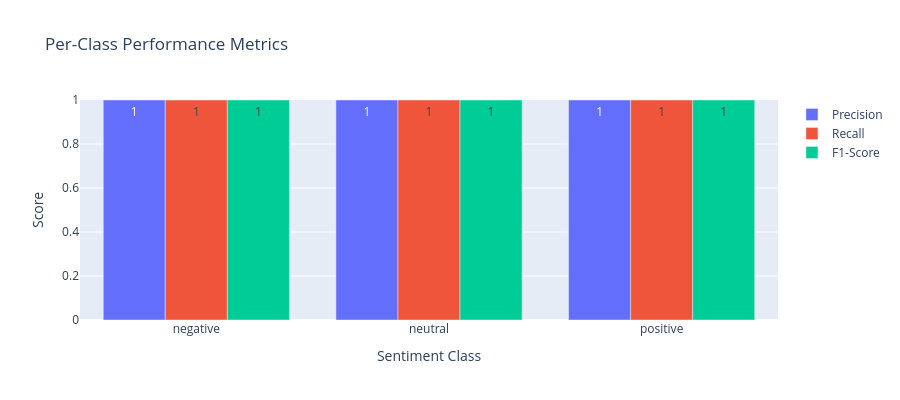

The notebook cell saved with this chart:
### Code cell
fig = go.Figure(data=[
    go.Bar(name='Precision', x=per_class_df['Class'], y=per_class_df['Precision'], 
           text=per_class_df['Precision'].round(3), textposition='auto'),
    go.Bar(name='Recall', x=per_class_df['Class'], y=per_class_df['Recall'],
           text=per_class_df['Recall'].round(3), textposition='auto'),
    go.Bar(name='F1-Score', x=per_class_df['Class'], y=per_class_df['F1-Score'],
           text=per_class_df['F1-Score'].round(3), textposition='auto')
])

fig.update_layout(
    title='Per-Class Performance Metrics',
    xaxis_title='Sentiment Class',
    yaxis_title='Score',
    barmode='group',
    yaxis_range=[0, 1],
    height=400
)
fig.show()

### Figure 1 — Plotly figure (JSON) as saved in the notebook; plotly's stock layout.template omitted (floating-point values rounded to 4 significant figures)
{"data": [{"name": "Precision", "text": [1.0, 1.0, 1.0], "textposition": "auto", "type": "bar", "x": ["negative", "neutral", "positive"], "y": [1.0, 1.0, 1.0]}, {"name": "Recall", "text": [1.0, 1.0, 1.0], "textposition": "auto", "type": "bar", "x": ["negative", "neutral", "positive"], "y": [1.0, 1.0, 1.0]}, {"name": "F1-Score", "text": [1.0, 1.0, 1.0], "textposition": "auto", "type": "bar", "x": ["negative", "neutral", "positive"], "y": [1.0, 1.0, 1.0]}], "layout": {"barmode": "group", "height": 400, "title": {"text": "Per-Class Performance Metrics"}, "xaxis": {"title": {"text": "Sentiment Class"}}, "yaxis": {"range": [0, 1], "title": {"text": "Score"}}}}
